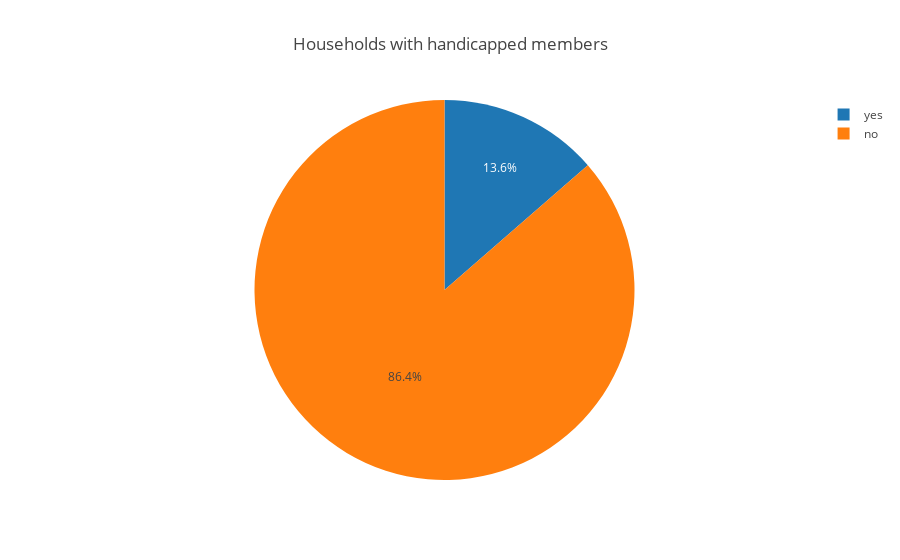

Notebook cell for this chart:
### Code cell
reg_survey_hand_yes = reg_survey.loc[reg_survey.handicapped_member == 'yes'].copy()
reg_survey_hand_no = reg_survey.loc[reg_survey.handicapped_member == 'no'].copy()
print reg_survey['deviceid'].count()
yes_no_number = [reg_survey_hand_yes['deviceid'].count(), reg_survey_hand_no['deviceid'].count()]
yes_no_values = ['yes', 'no']

fig = {
    "layout": {
        "title": "Households with handicapped members"
    },
    "data": [
        {
            "values": yes_no_number,
            "labels": yes_no_values,
            "type": "pie",
            "sort": False
        }
    ]
}

iplot(fig)

### Figure 1 — Plotly figure (JSON) as saved in the notebook; plotly's stock layout.template omitted (floating-point values rounded to 4 significant figures)
{"data": [{"labels": ["yes", "no"], "sort": false, "type": "pie", "values": [51, 324]}], "layout": {"title": "Households with handicapped members"}}
